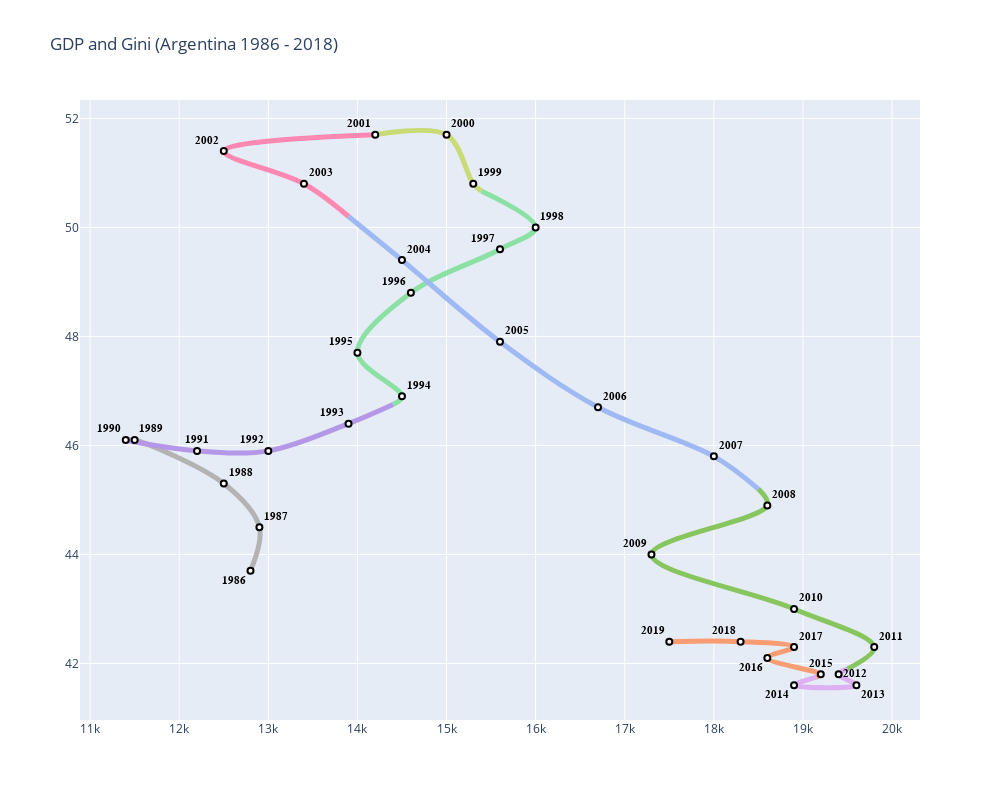

Notebook source saved alongside this figure:
### Code cell
# sacar
# all = pd.read_csv("assets/argentina.csv", sep='\t')
all = df


hoverinfo = ['text']
line_shape = 'spline'
line_shape_presis = 'linear'
mode = 'markers+text'
mode_presis = 'lines'
marker=dict(
    color='white',
    size=6,
    line=dict(
        color='black',
        width=2
    )
)

years = arg.copy()
years["textposition"] = "top left"
years.loc[years.year.isin([1991, 2015]), "textposition"] = "top center"
years.loc[years.year.isin([1987, 1989, 1988, 1994, 1998, 1999, 2000, 2003, 2004, 2005, 2006, 2007, 2008, 2010, 2011, 2017]), "textposition"] = "top right"
years.loc[years.year.isin([1986, 2014, 2016]), "textposition"] = "bottom left"
years.loc[years.year.isin([2012]), "textposition"] = "middle right"
# years.loc[years.year.isin([2009]), "textposition"] = "middle left"
years.loc[years.year.isin([2013]), "textposition"] = "bottom right"
# years.loc[years.year.isin([2014, 2016]), "textposition"] = "bottom left"
textpositions = years["textposition"].values
years = years["year"].values


showlegend=False

fig = go.Figure()


import plotly.express as px
# colors = px.colors.qualitative.Pastel.copy()
colors = px.colors.qualitative.Vivid.copy()
# print(cop)
# print(colors.pop())
# print(cop)


presi_tail = pd.DataFrame()
for presi_key in presidentials:
    presi_df = all.loc[(all['president'] == presi_key)].copy()

    # Agrego el último valor de una presidencia en la otra para segmentar correctamente por color
    if not presi_tail.empty:
        presi_df = presi_tail.append(presi_df)

    presi_tail = presi_df.tail(1)

    fig.add_trace(go.Scatter(
        x = presi_df.gdp,
        y = presi_df.gini,
        # text = years_presis,
        hoverinfo = hoverinfo,
        line_shape = line_shape,
        line=dict(color=colors.pop(), width=5),
        mode = mode_presis,
        showlegend = showlegend
    ))
# text = ["A", "B", "C"],
#     texttemplate = "%{text}<br>(%{a:.2f}, %{b:.2f}, %{c:.2f})",
#     textposition = "bottom center",
#     textfont = {'family': "Times", 'size': [18, 21, 20], 'color': ["IndianRed", "MediumPurple", "DarkOrange"]

# Con puntos
fig.add_trace(go.Scatter(
    x = arg.gdp,
    y = arg.gini,
    text = years,
    texttemplate = "<b>%{text}</b>",
    hoverinfo = hoverinfo,
    hovertemplate = "Año: <b>%{text}</b><br>PBI PPP: <b>$%{x:.0f}</b><br>Gini: <b>%{y:.2f}</b><br>",
    line_shape = line_shape,
    mode = mode,
    marker = marker,
    textposition = textpositions,
    showlegend = showlegend
))

# fig.update_annotations(visible=True)
# fig.update_traces(textposition=textpositions)
fig.update_traces(textfont = {'family': "Helvetica", 'size': 11, 'color': "black"})
# fig.update_annotations(textfont = {'family': "Helvetica", 'size': 11, 'color': "black"})



fig.update_layout(
    height=800,
    width=1000,
    title_text='GDP and Gini (Argentina 1986 - 2018)'
)


fig.show()

### Figure 1 — Plotly figure (JSON) as saved in the notebook; plotly's stock layout.template omitted (floating-point values rounded to 4 significant figures)
{"data": [{"hoverinfo": ["text"], "line": {"color": "rgb(179, 179, 179)", "shape": "spline", "width": 5}, "mode": "lines", "showlegend": false, "textfont": {"color": "black", "family": "Helvetica", "size": 11}, "type": "scatter", "x": [12800, 12900, 12500, 11500, 11450], "y": [43.7, 44.5, 45.3, 46.1, 46.1]}, {"hoverinfo": ["text"], "line": {"color": "rgb(180, 151, 231)", "shape": "spline", "width": 5}, "mode": "lines", "showlegend": false, "textfont": {"color": "black", "family": "Helvetica", "size": 11}, "type": "scatter", "x": [11450, 11400, 12200, 13000, 13900, 14400], "y": [46.1, 46.1, 45.9, 45.9, 46.4, 46.75]}, {"hoverinfo": ["text"], "line": {"color": "rgb(139, 224, 164)", "shape": "spline", "width": 5}, "mode": "lines", "showlegend": false, "textfont": {"color": "black", "family": "Helvetica", "size": 11}, "type": "scatter", "x": [14400, 14500, 14000, 14600, 15600, 16000, 15390], "y": [46.75, 46.9, 47.7, 48.8, 49.6, 50, 50.67]}, {"hoverinfo": ["text"], "line": {"color": "rgb(201, 219, 116)", "shape": "spline", "width": 5}, "mode": "lines", "showlegend": false, "textfont": {"color": "black", "family": "Helvetica", "size": 11}, "type": "scatter", "x": [15390, 15300, 15000, 14200, 14200], "y": [50.67, 50.8, 51.7, 51.7, 51.7]}, {"hoverinfo": ["text"], "line": {"color": "rgb(254, 136, 177)", "shape": "spline", "width": 5}, "mode": "lines", "showlegend": false, "textfont": {"color": "black", "family": "Helvetica", "size": 11}, "type": "scatter", "x": [14200, 12500, 13400, 13900], "y": [51.7, 51.4, 50.8, 50.2]}, {"hoverinfo": ["text"], "line": {"color": "rgb(158, 185, 243)", "shape": "spline", "width": 5}, "mode": "lines", "showlegend": false, "textfont": {"color": "black", "family": "Helvetica", "size": 11}, "type": "scatter", "x": [13900, 14500, 15600, 16700, 18000, 18500], "y": [50.2, 49.4, 47.9, 46.7, 45.8, 45.2]}, {"hoverinfo": ["text"], "line": {"color": "rgb(135, 197, 95)", "shape": "spline", "width": 5}, "mode": "lines", "showlegend": false, "textfont": {"color": "black", "family": "Helvetica", "size": 11}, "type": "scatter", "x": [18500, 18600, 17300, 18900, 19800, 19500], "y": [45.2, 44.9, 44, 43, 42.3, 41.9]}, {"hoverinfo": ["text"], "line": {"color": "rgb(220, 176, 242)", "shape": "spline", "width": 5}, "mode": "lines", "showlegend": false, "textfont": {"color": "black", "family": "Helvetica", "size": 11}, "type": "scatter", "x": [19500, 19400, 19600, 18900, 19150], "y": [41.9, 41.8, 41.6, 41.6, 41.75]}, {"hoverinfo": ["text"], "line": {"color": "rgb(248, 156, 116)", "shape": "spline", "width": 5}, "mode": "lines", "showlegend": false, "textfont": {"color": "black", "family": "Helvetica", "size": 11}, "type": "scatter", "x": [19150, 19200, 18600, 18900, 18300, 17500], "y": [41.75, 41.8, 42.1, 42.3, 42.4, 42.4]}, {"hoverinfo": ["text"], "hovertemplate": "Año: <b>%{text}</b><br>PBI PPP: <b>$%{x:.0f}</b><br>Gini: <b>%{y:.2f}</b><br>", "line": {"shape": "spline"}, "marker": {"color": "white", "line": {"color": "black", "width": 2}, "size": 6}, "mode": "markers+text", "showlegend": false, "text": [1986, 1987, 1988, 1989, 1990, 1991, 1992, 1993, 1994, 1995, 1996, 1997, 1998, 1999, 2000, 2001, 2002, 2003, 2004, 2005, 2006, 2007, 2008, 2009, 2010, 2011, 2012, 2013, 2014, 2015, 2016, 2017, 2018, 2019], "textfont": {"color": "black", "family": "Helvetica", "size": 11}, "textposition": ["bottom left", "top right", "top right", "top right", "top left", "top center", "top left", "top left", "top right", "top left", "top left", "top left", "top right", "top right", "top right", "top left", "top left", "top right", "top right", "top right", "top right", "top right", "top right", "top left", "top right", "top right", "middle right", "bottom right", "bottom left", "top center", "bottom left", "top right", "top left", "top left"], "texttemplate": "<b>%{text}</b>", "type": "scatter", "x": [12800, 12900, 12500, 11500, 11400, 12200, 13000, 13900, 14500, 14000, 14600, 15600, 16000, 15300, 15000, 14200, 12500, 13400, 14500, 15600, 16700, 18000, 18600, 17300, 18900, 19800, 19400, 19600, 18900, 19200, 18600, 18900, 18300, 17500], "y": [43.7, 44.5, 45.3, 46.1, 46.1, 45.9, 45.9, 46.4, 46.9, 47.7, 48.8, 49.6, 50, 50.8, 51.7, 51.7, 51.4, 50.8, 49.4, 47.9, 46.7, 45.8, 44.9, 44, 43, 42.3, 41.8, 41.6, 41.6, 41.8, 42.1, 42.3, 42.4, 42.4]}], "layout": {"height": 800, "title": {"text": "GDP and Gini (Argentina 1986 - 2018)"}, "width": 1000}}
